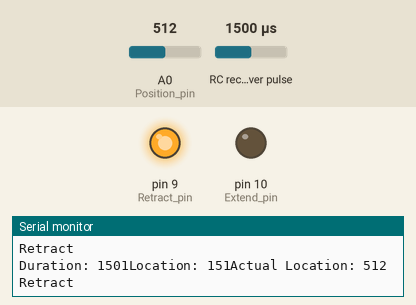
The sketch below on a simulated Arduino Uno, built with avr-gcc and run on an emulated ATmega328P. Shown: output pins drawn as LEDs (lit = HIGH), the last lines printed to the serial monitor. Wiring (inferred from the names in the program): RC receiver channel: data pin 7. The inputs (shaded band) are chosen by the test bench; at power-on: A0 (Position_pin) = 512, RC receiver pulse 1500 µs.

Above: at 1.2 s.
1.3 s: A0 (Position_pin) set to 187
2.8 s: A0 (Position_pin) set to 161
At 3.5 s:
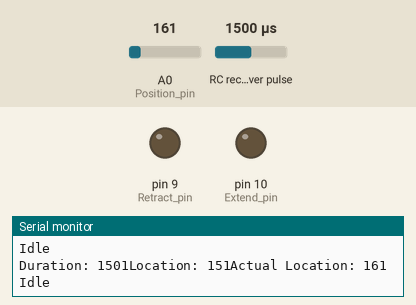
4.3 s: RC receiver pulse (sensor on pin 7) set to 1627 µs
5.8 s: RC receiver pulse (sensor on pin 7) set to 1659 µs
At 7.0 s:
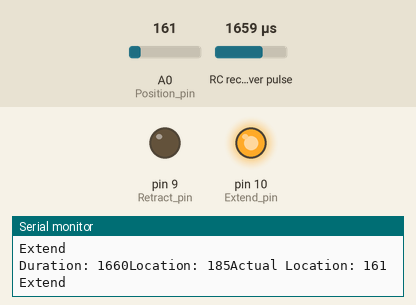
7.3 s: RC receiver pulse (sensor on pin 7) set to 1020 µs
At 8.1 s:
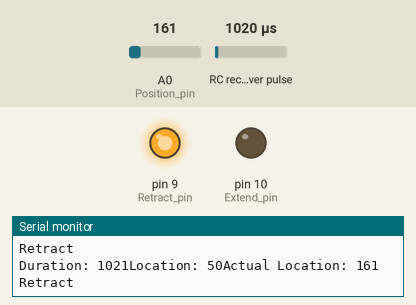
8.8 s: RC receiver pulse (sensor on pin 7) set to 1442 µs
10.3 s: RC receiver pulse (sensor on pin 7) set to 1457 µs
At 11.6 s:
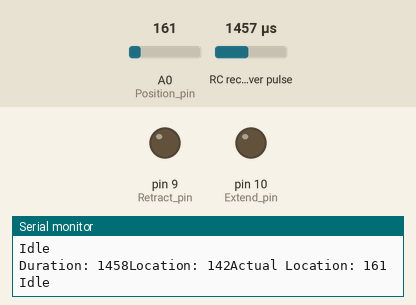
Timing chart, 0 to 12.8 s (numbered marks = the images above; inputs shaded):
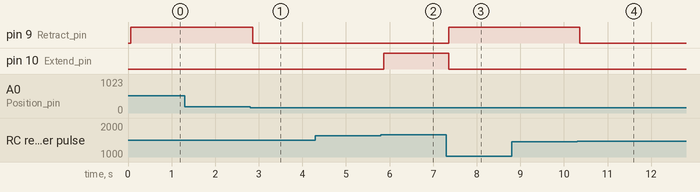

The sketch:

RC_toArduino.ino
```cpp
//code by Science Fun on youtube
//https://youtu.be/c7JtfogOsTQ?si=0qD5I2hjL-gD5Zv-

const int rc_pin = 7;
const int Extend_pin = 10;
const int Retract_pin = 9;
const int Position_pin = A0;
int RC_duration;
int RC_location;
int actual_location;
int deadband = 20;

void setup() {
  Serial.begin(115200);
  pinMode(rc_pin, INPUT);
  pinMode(Extend_pin, OUTPUT);
  pinMode(Retract_pin, OUTPUT);
  digitalWrite(Extend_pin, LOW);
  digitalWrite(Retract_pin, LOW);
}

void loop() {

  RC_duration = constrain(pulseIn(rc_pin, HIGH), 1000, 2000);
  RC_location = map(RC_duration, 1000, 2000, 056, 257);

  actual_location = analogRead(Position_pin);

  if((actual_location <= RC_location + deadband) && (actual_location >= RC_location - deadband)) {
    digitalWrite(Extend_pin, LOW);
    digitalWrite(Retract_pin, LOW);
    Serial.println("Idle");

  }

  if(actual_location > RC_location + deadband) {
    digitalWrite(Extend_pin, LOW);
    digitalWrite(Retract_pin, HIGH);
    Serial.println("Retract");
  }

  if(actual_location < RC_location - deadband) {
    digitalWrite(Extend_pin, HIGH);
    digitalWrite(Retract_pin, LOW);
    Serial.println("Extend");
  }

  delay(50);


  Serial.print("Duration: ");
  Serial.print(RC_duration);
  Serial.print("Location: ");
  Serial.print(RC_location);
  Serial.print("Actual Location: ");
  Serial.println(actual_location);
}
```

Measured:
- the behaviour switches between 172 and 171 on A0 (Position_pin) (found by bisection; images 0 and 1)
- the behaviour switches between 1643 and 1644 µs on RC receiver pulse (sensor on pin 7) (found by bisection; images 1 and 2)
- the behaviour switches between 1449 and 1450 µs on RC receiver pulse (sensor on pin 7) (found by bisection; images 3 and 4)
- after the input at 2.8 s, pin 9 (Retract_pin): HIGH → LOW after 0.06 s
- after the input at 5.8 s, pin 10 (Extend_pin): LOW → HIGH after 0.06 s
- after the input at 7.3 s, pin 9 (Retract_pin): LOW → HIGH after 0.06 s; pin 10 (Extend_pin): HIGH → LOW after 0.06 s
- after the input at 10.3 s, pin 9 (Retract_pin): HIGH → LOW after 0.06 s
